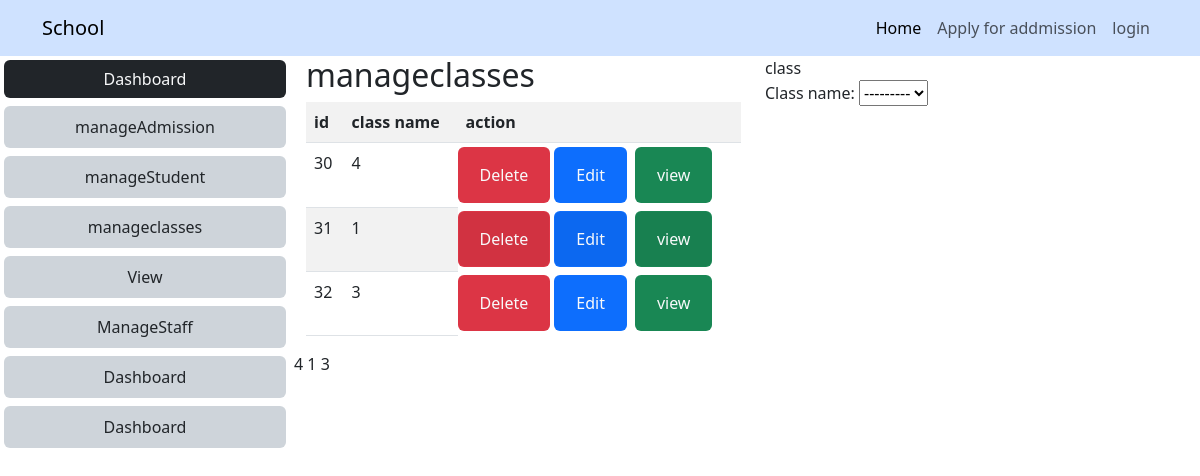
Screenshot of /manage/classes with the database file from the repository.
### mainapp/models.py (models this page shows)
class Classes(models.Model):
    class_name=models.CharField(max_length=30,choices=CLASSLIST)
    def __str__(self):
        return self.class_name

### mainapp/views.py (the view)
# urls.py: path('manage/classes',manageClasses,name='manageclasses'),
def manageClasses(r):
    form = ClassForm(r.POST or None)
    data = {}
    data['title'] = "Manage Classes"
    data['form'] = form
    data['classes'] = Classes.objects.all()
    if r.method == "POST":
        if form.is_valid():
            form.save()
            return redirect(manageClasses)
    return render(r, "admin/manageClasses.html",data)

### mainapp/forms.py
class ClassForm(ModelForm):
    class Meta:
        model = Classes
        fields = ("__all__")

### mainapp/templates/admin/manageclasses.html (shortened to what this page needs)
{%extends 'admin/adminbase.html'%}
{%load crispy_forms_tags%}
{%load static%}
{%block 'admin-content'%}
<div class="row">
    <div class="col-6">
        <table class="table table-striped table-responsive">
           <h2>manageclasses</h2>
            <tr>
                <th>id</th>
                <th>class name</th>
                <th>action</th>
            </tr>
            {% for i in classes%}
            <tr>
                <td>{{i.id}}</td>
               <td>{{i.class_name}}</td>
                <td class="btn bg-danger "><a   href="" class="text-light btn">Delete</a></td>
                <td class="btn bg-primary m-1"><a  href="" class="text-light btn">Edit</a</td>
                <td class="btn bg-success m-1"><a href="{%url 'viewstudent_classby' i.class_name%}"class="text-light  btn">view</a></td>
            </tr>
            {%endfor%}
        </table>
    </div>
    <div class="col-6">
        class
        <form action="">
           {{form}}
        </form>
    </div>
    {%for i in classes%}
    {{i}}
    {%endfor%}
</div>
{%endblock%}

### rows the page displays
Classes: id "30", class_name "4"
Classes: id "31", class_name "1"
Classes: id "32", class_name "3"
